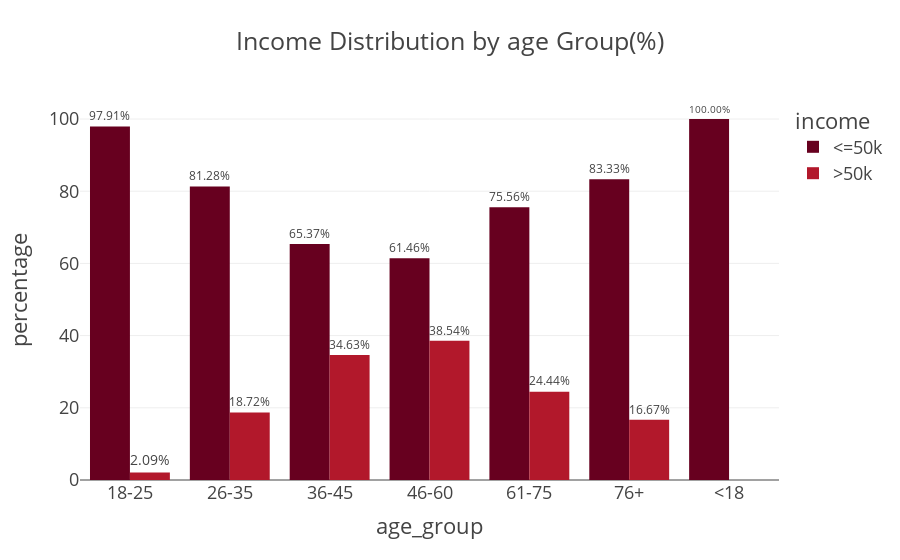

The code cell stored with this chart in its notebook:
### Markdown cell above
#### Visualization
We create a bar chart to show the percentage of individuals in each age group earning above or below 50k.

### Code cell
fig= px.bar(
    adult_df_income_age,
    x = 'age_group',
    y = 'percentage',
    color= 'income',
    title='Income Distribution by age Group(%)',
    barmode = 'group',
    height=500,
    text= 'percentage',
    color_discrete_sequence=px.colors.sequential.RdBu,
)
fig.update_traces(texttemplate='%{text:.2f}%')
fig.update_traces(textposition='outside')
fig.update_layout(template="presentation", paper_bgcolor="rgba(0,0,0,0)",plot_bgcolor=("rgba(0,0,0,0)"))
fig.show()
fig.write_image(os.path.join(results_dir,'income_distribution_AGEgroup1_chart.jpg'))
fig.write_image(os.path.join(results_dir,'income_distribution_AGEgroup1_chart.png'))
fig.write_html(os.path.join(results_dir,'income_distribution_AGEgroup1_chart.html'))

### Figure 1 — Plotly figure (JSON) as saved in the notebook; plotly's stock layout.template omitted (floating-point values rounded to 4 significant figures)
{"data": [{"alignmentgroup": "True", "hovertemplate": "income=<=50k<br>age_group=%{x}<br>percentage=%{text}<extra></extra>", "legendgroup": "<=50k", "marker": {"color": "rgb(103,0,31)", "pattern": {"shape": ""}}, "name": "<=50k", "offsetgroup": "<=50k", "orientation": "v", "showlegend": true, "text": [97.91, 81.28, 65.37, 61.46, 75.56, 83.33, 100.0], "textposition": "outside", "texttemplate": "%{text:.2f}%", "type": "bar", "x": ["18-25", "26-35", "36-45", "46-60", "61-75", "76+", "<18"], "xaxis": "x", "y": [97.91, 81.28, 65.37, 61.46, 75.56, 83.33, 100.0], "yaxis": "y"}, {"alignmentgroup": "True", "hovertemplate": "income=>50k<br>age_group=%{x}<br>percentage=%{text}<extra></extra>", "legendgroup": ">50k", "marker": {"color": "rgb(178,24,43)", "pattern": {"shape": ""}}, "name": ">50k", "offsetgroup": ">50k", "orientation": "v", "showlegend": true, "text": [2.093, 18.72, 34.63, 38.54, 24.44, 16.67], "textposition": "outside", "texttemplate": "%{text:.2f}%", "type": "bar", "x": ["18-25", "26-35", "36-45", "46-60", "61-75", "76+"], "xaxis": "x", "y": [2.093, 18.72, 34.63, 38.54, 24.44, 16.67], "yaxis": "y"}], "layout": {"autosize": true, "barmode": "group", "legend": {"title": {"text": "income"}, "tracegroupgap": 0}, "paper_bgcolor": "rgba(0, 0, 0, 0)", "plot_bgcolor": "rgba(0, 0, 0, 0)", "title": {"text": "Income Distribution by age Group(%)"}, "xaxis": {"anchor": "y", "autorange": true, "domain": [0, 1], "range": [-0.5, 6.5], "title": {"text": "age_group"}, "type": "category"}, "yaxis": {"anchor": "x", "autorange": true, "domain": [0, 1], "range": [0, 105.3], "title": {"text": "percentage"}, "type": "linear"}}}
